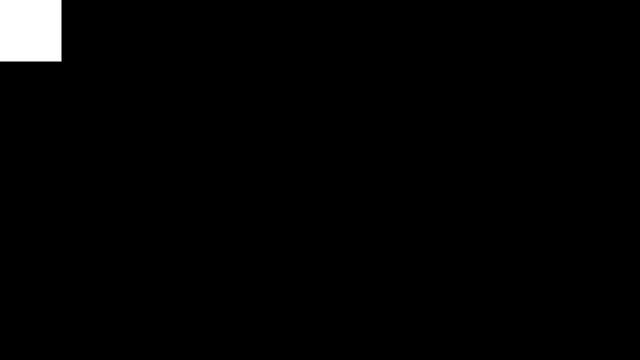
Frame 1 (no input)
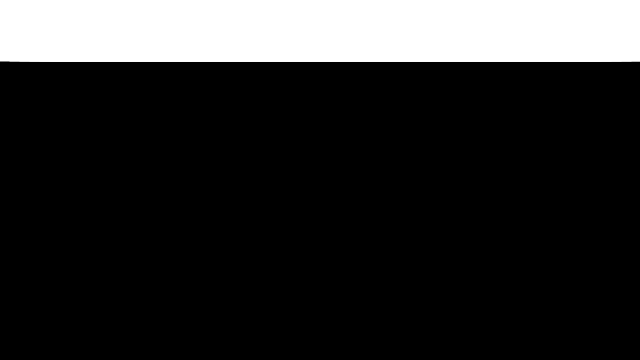
Frame 60 (the mouse pressed at the canvas centre just before this capture)
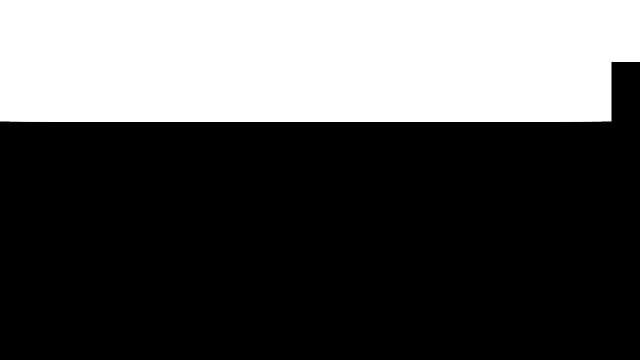
Frame 120 (the mouse held since frame 60 and released just before this capture)

The Processing sketch that drew these frames (run headless with seeded random() and noise(); from frame 60 on, the mouse is pressed at the canvas centre):

// Processing sketch: square
// ── square.pde
float x , y , s;


void setup(){
  size(640,360);
  strokeWeight(2);
  stroke(255);
  x = 0;
  y = 0;
  s = 60;
  background(0);
}

void draw(){
  
  rect(x,y,s,s); 
  x = x + 10;
  if (x == width){
    x = 0;
    y = s + y;
  }
  if (y == height){
   y = 0;
   float one = random(255);
   float two = random(255);
   float three = random(255);
   fill(one , two , three);
   stroke(one , two , three);
  }
}
